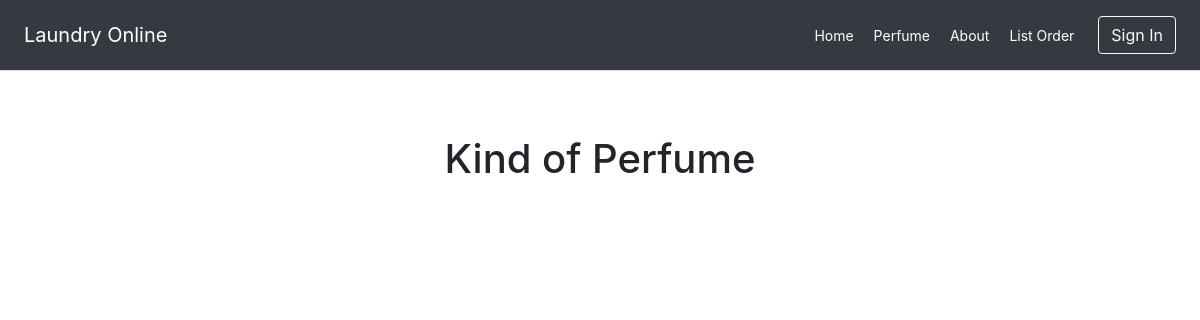
The app's page /index.php/home/perfume, older data.
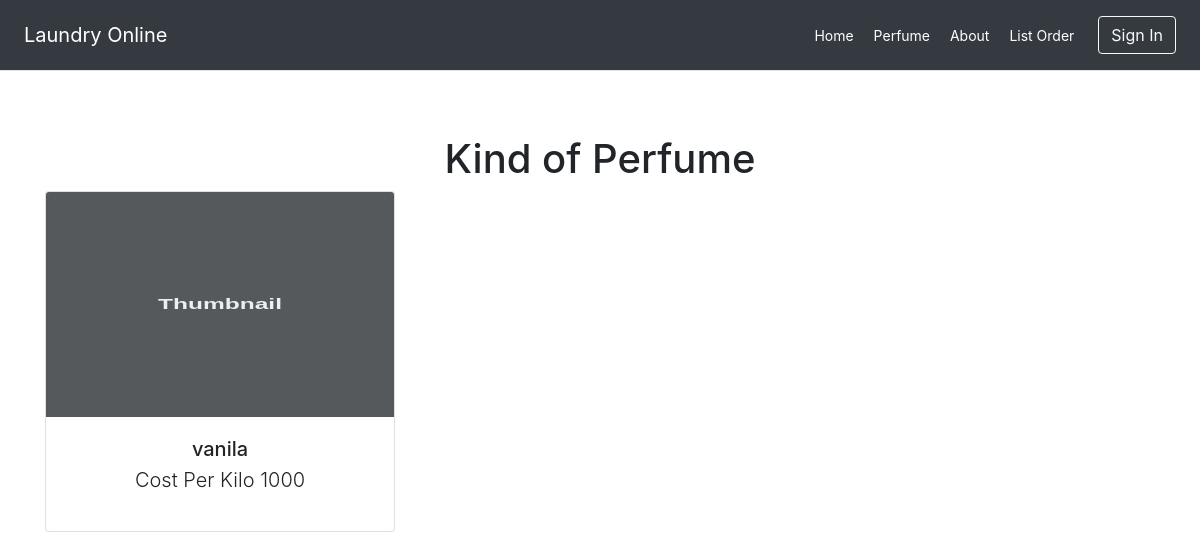
The same page, newer data.
### tables this page shows
CREATE TABLE `perfume` (
  `perfume_id` int(11) NOT NULL,
  `perfume_name` varchar(255) NOT NULL,
  `perfume_costperkilo` int(50) NOT NULL
);

### application/controllers/Home.php (called while the page is built, shortened)
<?php
class Home extends CI_Controller {
	public function perfume()
	{
		$this->load->model('Perfume_m');
		$limit_per_page=6;
		$start_index = ($this->uri->segment(3)) ? $this->uri->segment(3) : 0;
		$total_records= $this->Perfume_m->get_total();
		if($total_records > 0 ){
			$data['perfume'] = $this->Perfume_m->get_all_artikel($limit_per_page,$start_index);
			$config['base_url'] = base_url().'index.php/Home/perfume';
			$config['total_rows'] = $total_records;
			$config['per_page'] = $limit_per_page;
			$config['uri_segment'] = 3;
			$this->pagination->initialize($config);
			$data['links'] = $this->pagination->create_links();
		}
		$this->load->view('home/header');
		$this->load->view('home/navbar');
		$this->load->view('home/perfume',$data);
		$this->load->view('home/footer');
	}
}

### index.php (called while the page is built, shortened)
<?php
require_once BASEPATH.'core/CodeIgniter.php';

### application/models/Perfume_m.php (called while the page is built, shortened)
<?php
class Perfume_m extends CI_Model {
	public function get_all_artikel($limit = FALSE, $offset = FALSE)
    {
        if($limit){
            $this->db->limit($limit,$offset);
        }
        $query = $this->db->get('perfume');
        return $query->result_array();
    }
}

### application/views/home/perfume.php (the view, shortened to what this page needs)
<body>
<main role='main'>
  <div class="container">
  <h1 class="text-center">Kind of Perfume</h1>
  <div class="row">
    <?php foreach ($perfume as $key => $value): ?>
      <div class="col-md-4">
        <div class="card mb-4 box-shadow">
          <img class="card-img-top" data-src="holder.js/100px225?theme=thumb&bg=55595c&fg=eceeef&text=Thumbnail" alt="Card image cap" width="348" height="225">
          <div class="card-body">
          <h5 class="mt-0 mb-1 text-center"><?php echo $value['perfume_name'] ?></h5>
          <p class="lead text-center">Cost Per Kilo <?php echo $value['perfume_costperkilo'] ?></p>
          </div>
        </div>
    </div>
    <?php endforeach ?>
  </div>
  </div>
</main>

Row changes from the older to the newer data that the page shows:
added perfume: perfume_name "vanila", perfume_costperkilo "1000"
